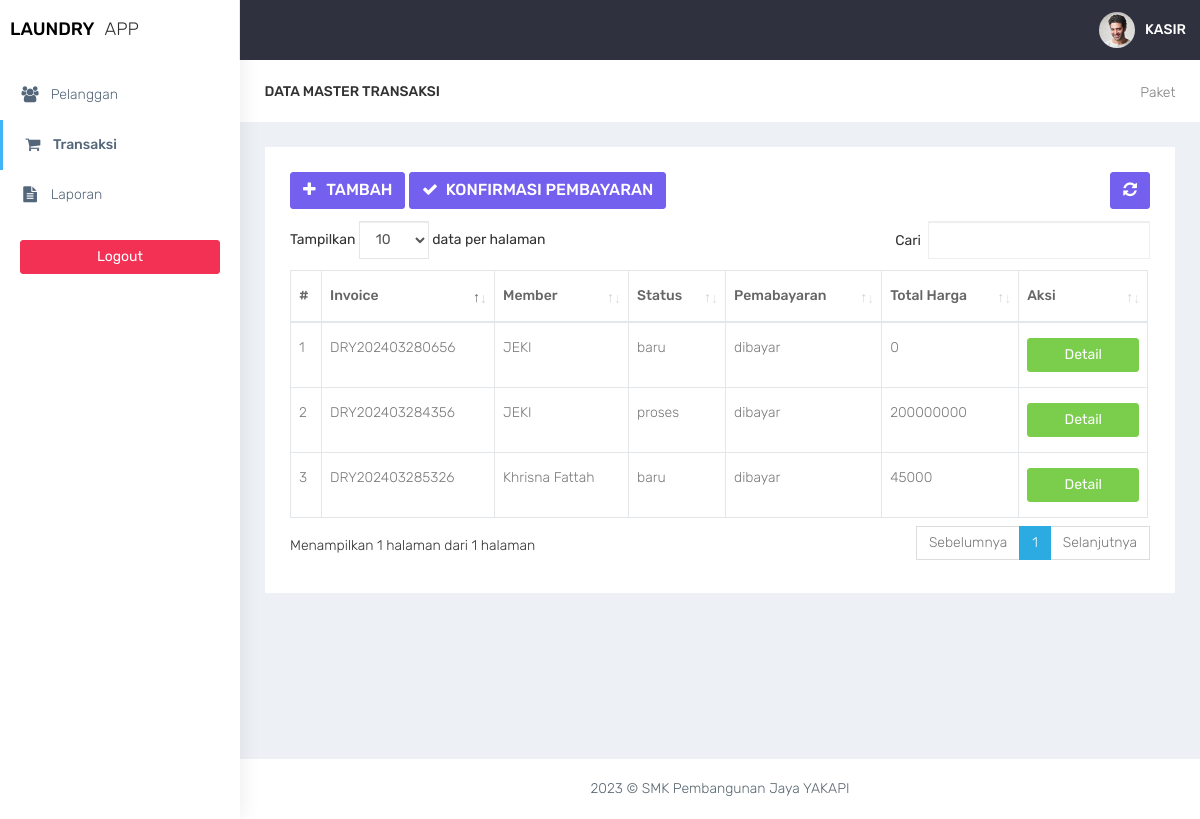
/kasir/transaksi.php (signed in), run on the app's committed database.
### tables this page shows
CREATE TABLE `transaksi` (
  `id_transaksi` int(11) NOT NULL,
  `outlet_id` int(11) DEFAULT NULL,
  `kode_invoice` varchar(100) DEFAULT NULL,
  `member_id` int(11) DEFAULT NULL,
  `tgl` datetime DEFAULT NULL,
  `batas_waktu` datetime DEFAULT NULL,
  `tgl_pembayaran` datetime DEFAULT NULL,
  `biaya_tambahan` int(11) DEFAULT NULL,
  `diskon` double DEFAULT NULL,
  `pajak` int(11) DEFAULT NULL,
  `status` enum('baru','proses','selesai','diambil') DEFAULT NULL,
  `status_bayar` enum('dibayar','belum') DEFAULT NULL,
  `user_id` int(11) DEFAULT NULL
);

CREATE TABLE `member` (
  `id_member` int(11) NOT NULL,
  `nama_member` varchar(100) DEFAULT NULL,
  `alamat_member` text DEFAULT NULL,
  `jenis_kelamin` enum('L','P') DEFAULT NULL,
  `telp_member` varchar(15) DEFAULT NULL,
  `no_ktp` varchar(30) DEFAULT NULL
);

CREATE TABLE `detail_transaksi` (
  `id_detail` int(11) NOT NULL,
  `transaksi_id` int(11) DEFAULT NULL,
  `paket_id` int(11) DEFAULT NULL,
  `qty` double DEFAULT NULL,
  `total_harga` double DEFAULT NULL,
  `keterangan` text DEFAULT NULL,
  `total_bayar` int(11) DEFAULT NULL
);

### kasir/functions.php (called while the page is built, shortened)
<?php
function ambildata($conn,$query){
$data = mysqli_query($conn,$query);
if (mysqli_num_rows($data)>0){
while($row = mysqli_fetch_assoc($data)){
    $hasil[] = $row;
}
 return $hasil;
  }
}
?>

### kasir/transaksi.php (the view, shortened to what this page needs)
<?php
require 'functions.php';
$query = "SELECT transaksi.*,member.nama_member , detail_transaksi.total_harga FROM transaksi INNER JOIN member ON member.id_member = transaksi.member_id INNER JOIN detail_transaksi ON detail_transaksi.transaksi_id = transaksi.id_transaksi ";
$data = ambildata($conn,$query);
?>
<!DOCTYPE html>
<html lang="en">
<head>
    <link href="../assets/bootstrap/dist/css/bootstrap.min.css" rel="stylesheet">
    <link href="../assets/plugins/bower_components/sidebar-nav/dist/sidebar-nav.min.css" rel="stylesheet">
    <link href="../assets/plugins/bower_components/toast-master/css/jquery.toast.css" rel="stylesheet">
    <link href="../assets/plugins/bower_components/morrisjs/morris.css" rel="stylesheet">
    <link href="../assets/plugins/bower_components/chartist-js/dist/chartist.min.css" rel="stylesheet">
    <link href="../assets/plugins/bower_components/chartist-plugin-tooltip-master/dist/chartist-plugin-tooltip.css" rel="stylesheet">
    <link href="../assets/css/animate.css" rel="stylesheet">
    <link href="../assets/css/style.css" rel="stylesheet">
    <link href="../assets/css/colors/default.css" id="theme" rel="stylesheet">
    <link rel="stylesheet" type="text/css" href="../assets/DataTables/datatables.min.css"/>
</head>
<body class="fix-header">
    <div id="wrapper">
        <nav class="navbar navbar-default navbar-static-top m-b-0">
            <div class="navbar-header">
                <div class="top-left-part">
                    <a class="logo" href="index.php">
                        <b style="color:black">
                            LAUNDRY
                        </b>
                        <span class="hidden-xs text-dark">
                            APP
                        </span>
                    </a>
                </div>
                <ul class="nav navbar-top-links navbar-right pull-right">
                    <li>
                        <a class="profile-pic" href="#"> <img src="../assets/plugins/images/users/varun.jpg" alt="user-img" width="36" class="img-circle"><b class="hidden-xs">KASIR</b></a>
                    </li>
                </ul>
            </div>
        </nav>
        <div class="navbar-default sidebar" role="navigation">
            <div class="sidebar-nav slimscrollsidebar">
                <div class="sidebar-head">
                    <h3><span class="fa-fw open-close"><i class="ti-close ti-menu"></i></span> <span class="hide-menu">Navigation</span></h3>
                </div>
                <ul class="nav" id="side-menu">
                    <li style="padding: 70px 0 0;">
                    <li>
                        <a href="pelanggan.php" class="waves-effect "><i class="fa fa-users fa-fw" aria-hidden="true"></i> Pelanggan</a>
                    </li>
                    <li>
                        <a href="transaksi.php" class="waves-effect"><i class="fa fa-shopping-cart fa-fw" aria-hidden="true"></i> Transaksi</a>
                    </li>
                    <li>
                        <a href="laporan.php" class="waves-effect "><i class="fa fa-file-text fa-fw" aria-hidden="true"></i> Laporan</a>
                    </li>
                </ul>
                <div class="center p-20">
                     <a href="logout.php" class="btn btn-danger btn-block waves-effect waves-light">Logout</a>
                 </div>
            </div>
        </div>
        <div id="page-wrapper">
<div class="container-fluid">
    <div class="row bg-title">
        <div class="col-lg-3 col-md-4 col-sm-4 col-xs-12">
            <h4 class="page-title">Data Master transaksi</h4> </div>
        <div class="col-lg-9 col-sm-8 col-md-8 col-xs-12">
            <ol class="breadcrumb">
                <li><a href="#">Paket</a></li>
            </ol>
        </div>
    </div>
    <div class="row">
        <div class="col-md-12 col-lg-12 col-sm-12 col-xs-12">
            <div class="white-box">
                <div class="row">
                    <div class="col-md-6">
                        <a href="transaksi_cari_member.php" class="btn btn-primary box-title"><i class="fa fa-plus fa-fw"></i> Tambah</a>
                         <a href="transaksi_konfirmasi.php" class="btn btn-primary box-title"><i class="fa fa-check fa-fw"></i> Konfirmasi Pembayaran</a>
                    </div>
                    <div class="col-md-6 text-right">
                        <button id="btn-refresh" class="btn btn-primary box-title text-right" title="Refresh Data"><i class="fa fa-refresh" id="ic-refresh"></i></button>
                    </div>
                </div>
                <div class="table-responsive">
                    <table class="table table-bordered thead-dark" id="table">
                        <thead class="thead-dark">
                            <tr>
                                <th>#</th>
                                <th>Invoice</th>
                                <th>Member</th>
                                <th>Status</th>
                                <th>Pemabayaran</th>
                                <th>Total Harga</th>
                                <th width="15%">Aksi</th>
                            </tr>
                        </thead>
                        <tbody>
                            <?php foreach($data as $transaksi): ?>
                                <tr>
                                    <td></td>
                                    <td><?= $transaksi['kode_invoice'] ?></td>
                                    <td><?= $transaksi['nama_member'] ?></td>
                                    <td><?= $transaksi['status'] ?></td>
                                    <td><?= $transaksi['status_bayar'] ?></td>
                                    <td><?= $transaksi['total_harga'] ?></td>
                                    <td align="center">
                                          <a href="transaksi_detail.php?id=<?= $transaksi['id_transaksi']; ?>" data-toggle="tooltip" data-placement="bottom" title="Edit" class="btn btn-success btn-block">Detail</a>
                                    </td>
                                </tr>
                            <?php endforeach; ?>
                        </tbody>
                    </table>
                </div>
            </div>
        </div>
    </div>
</div>
<footer class="footer text-center"> 2023 &copy; SMK Pembangunan Jaya YAKAPI </footer>
        </div>
    </div>
    <br />
</body>
</html>

### assets/css/colors/default.css (style rules this page uses)
body { background: #fff; }
.top-left-part { background: #fff; }
.navbar-header { background: #2f323e; }
.navbar-top-links > li > a { color: #ffffff; }
.sidebar .sidebar-head { background: #ffffff; }
.sidebar .sidebar-head h3 { color: #686868; }
.sidebar { background: #fff; box-shadow: 1px 0px 20px rgba(0, 0, 0, 0.08); }
#side-menu li a { color: #54667a; }
#side-menu li a { color: #54667a; border-left: 0px solid #fff; }
#side-menu > li > a { border-left: 3px solid transperant; }
#side-menu > li > a.active { background: transperant; color: #54667a; border-left: 3px solid #41b3f9; font-weight: 500; }

### data on the page
transaksi: kode_invoice "DRY202403280656", member.nama_member "JEKI", status "baru", status_bayar "dibayar", detail_transaksi.total_harga "0"
transaksi: kode_invoice "DRY202403284356", member.nama_member "JEKI", status "proses", status_bayar "dibayar", detail_transaksi.total_harga "200000000"
transaksi: kode_invoice "DRY202403285326", member.nama_member "Khrisna Fattah", status "baru", status_bayar "dibayar", detail_transaksi.total_harga "45000"
